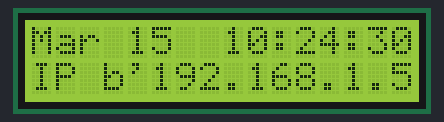
The program below on a simulated Raspberry Pi (BCM pin numbers). On the bench: 16×2 character LCD. The clock reads 2024-03-15 10:24:30 at power-on unless the program sets it; system figures (address, load, memory, disk, uptime) are fixed made-up values.

Above: at 0.1 s.
At 6.3 s:
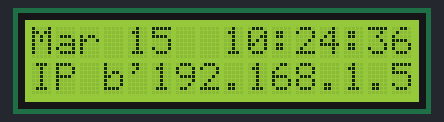
At 12.5 s:
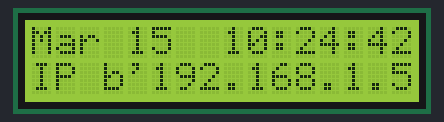
At 18.7 s:
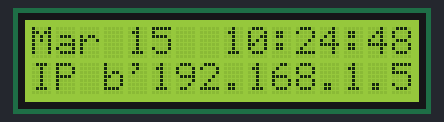
At 26.9 s:
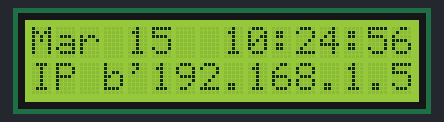
At 37.2 s:
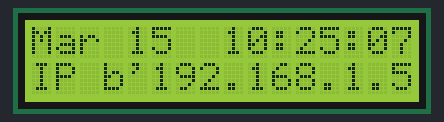

Measured:
- what the display in image 1 shows lasts 2.0 s, from 6.3 s to 8.3 s

The program:

Adafruit_CharLCD_IPclock_example.py
```python
#!/usr/bin/python

from Adafruit_CharLCD import Adafruit_CharLCD
from subprocess import *
from time import sleep, strftime
from datetime import datetime

lcd = Adafruit_CharLCD()

cmd = "ip addr show eth0 | grep inet | awk '{print $2}' | cut -d/ -f1"

lcd.begin(16,1)

def run_cmd(cmd):
        p = Popen(cmd, shell=True, stdout=PIPE)
        output = p.communicate()[0]
        return output

while 1:
	lcd.clear()
	ipaddr = run_cmd(cmd)
	lcd.message(datetime.now().strftime('%b %d  %H:%M:%S\n'))
	lcd.message('IP %s' % ( ipaddr ) )
	sleep(2)
```
